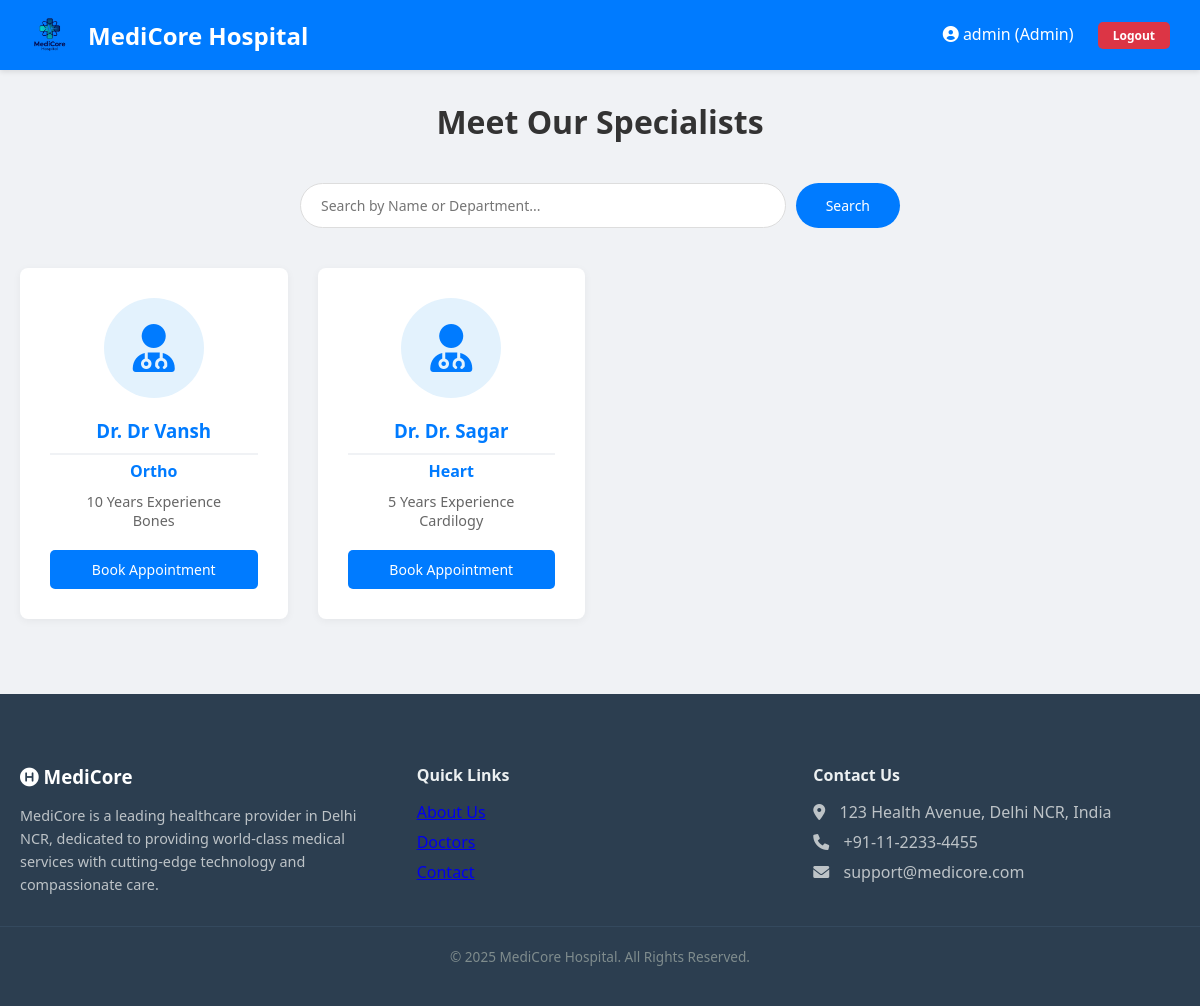
/doctors (signed in), run on the app's committed database.
### models.py (models this page shows)
class User(UserMixin, db.Model):
    __tablename__ = 'users'
    id = db.Column(db.Integer, primary_key=True)
    username = db.Column(db.String(80), unique=True, nullable=False)
    email = db.Column(db.String(120), unique=True, nullable=False)
    password = db.Column(db.String(200), nullable=False)
    role = db.Column(db.String(50), nullable=False) # 'admin', 'doctor', 'patient'
    doctor_profile = db.relationship('DoctorDetail', back_populates='user', uselist=False)
    appointments = db.relationship('Appointment', foreign_keys='Appointment.patient_id', back_populates='patient')

class DoctorDetail(db.Model):
    __tablename__ = 'doctor_details'
    id = db.Column(db.Integer, primary_key=True)
    user_id = db.Column(db.Integer, db.ForeignKey('users.id'), nullable=False)
    department = db.Column(db.String(100), nullable=False)
    specialization = db.Column(db.String(100)) # From diagram
    experience = db.Column(db.Integer)         # From diagram
    user = db.relationship('User', back_populates='doctor_profile')
    availabilities = db.relationship('Availability', back_populates='doctor')

### app.py (the view)
@app.route('/doctors')
def doctors():
    all_doctors = User.query.filter_by(role='doctor').all()
    return render_template('doctors.html', doctors=all_doctors)

### templates/doctors.html
{% extends "base.html" %}
{% block content %}
<h2 style="text-align: center; margin-bottom: 40px; font-size: 2rem;">Meet Our Specialists</h2>
<div style="max-width: 600px; margin: 0 auto 40px; display: flex; gap: 10px;">
    <input type="text" placeholder="Search by Name or Department..."
        style="padding: 12px; border-radius: 50px; border: 1px solid #ddd; width: 100%; padding-left: 20px;">
    <button class="btn btn-primary" style="border-radius: 50px; padding: 0 30px;">Search</button>
</div>
<div style="display: grid; grid-template-columns: repeat(auto-fill, minmax(250px, 1fr)); gap: 30px;">
    {% for doc in doctors %}
    <div class="card" style="text-align: center; padding: 30px; transition: transform 0.3s;">
        <div
            style="width: 100px; height: 100px; background: #e3f2fd; border-radius: 50%; margin: 0 auto 20px; display: flex; align-items: center; justify-content: center;">
            <i class="fas fa-user-md fa-3x" style="color: #007bff;"></i>
        </div>
        <h3 style="margin-bottom: 5px;">Dr. {{ doc.username }}</h3>
        <p style="color: #007bff; font-weight: 600; margin-bottom: 10px;">{{ doc.doctor_profile.department }}</p>
        <p style="font-size: 0.9rem; color: #666; margin-bottom: 20px;">
            {{ doc.doctor_profile.experience }} Years Experience <br>
            {{ doc.doctor_profile.specialization }}
        </p>
        {% if session.user_id %}
        <a href="{{ url_for('patient_dashboard') }}" class="btn btn-primary" style="width: 100%;">Book Appointment</a>
        {% else %}
        <a href="{{ url_for('login') }}" class="btn btn-outline" style="width: 100%;">Login to Book</a>
        {% endif %}
    </div>
    {% else %}
    <p style="text-align: center; grid-column: 1/-1;">No doctors found. Please check back later.</p>
    {% endfor %}
</div>
{% endblock %}

### static/css/style.css (style rules this page uses)
* { margin: 0; padding: 0; box-sizing: border-box; font-family: 'Segoe UI', Tahoma, Geneva, Verdana, sans-serif; }
body { background-color: #f0f2f5; color: #333; }
.card { background: white; border-radius: 8px; padding: 25px; margin-bottom: 25px; box-shadow: 0 2px 8px rgba(0, 0, 0, 0.05); }
.card h3 { border-bottom: 2px solid #f0f2f5; padding-bottom: 10px; margin-bottom: 20px; color: #007bff; }
input, select, textarea { width: 100%; padding: 10px; border: 1px solid #ddd; border-radius: 5px; font-size: 14px; transition: border 0.3s; }
.btn { display: inline-block; padding: 10px 20px; background-color: #007bff; color: white; border: none; border-radius: 5px; cursor: pointer; text-decoration: none; font-size: 14px; transition: background 0.2s; }

### data on the page
User: username "Dr Vansh", doctor_profile.department "Ortho", doctor_profile.experience "10", doctor_profile.specialization "Bones"
User: username "Dr. Sagar", doctor_profile.department "Heart", doctor_profile.experience "5", doctor_profile.specialization "Cardilogy"

### other printed values
{{ session.username }} "admin"
{{ session.role|capitalize }} "Admin"
